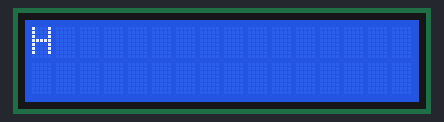
Recording of a sketch running on a simulated Arduino Uno, built with avr-gcc and run on an emulated ATmega328P. Parts: 16×2 character LCD.

Above: at 0.1 s.
At 1.1 s:
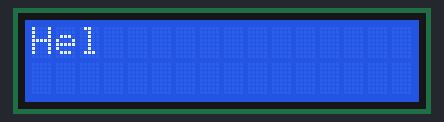
At 1.6 s:
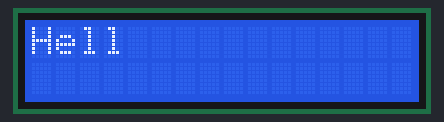
At 2.1 s:
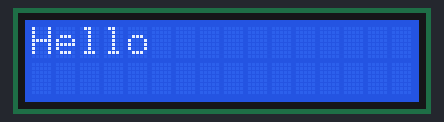
At 5.1 s:
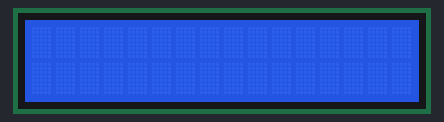
At 8.5 s:
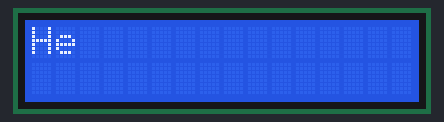

The sketch:

sketch_dec4a.ino
```cpp
#include <LiquidCrystal_I2C.h>
#include  <Wire.h>

LiquidCrystal_I2C lcd(0x27,  16, 2);

char Word[6] = {'H', 'e', 'l', 'l', 'o', '!'};

void setup() {
  // put your setup code here, to run once:
  lcd.init();
  lcd.backlight();
}

void loop() {
  // put your main code here, to run repeatedly:
  /*delay(1000);
  lcd.setCursor(0,0);
  lcd.print("Hello world!");*/
  for(int i = 0; i < sizeof(Word); i++)
  {
    lcd.setCursor(i, 0);
    lcd.print(Word[i]);
    delay(500);
  }
  delay(1000);
  for(int i = 0; i < 16; i++)
  {
    lcd.scrollDisplayLeft();
    delay(200);
  }
  lcd.clear();
  delay(700);
}
```

Measured:
- by itself, everything shown: repeats every 7.9 s, in 12 steps
- what the display in image 1 shows lasts 0.5 s, from 1.1 s to 1.6 s
- what the display in image 4 shows lasts 2.9 s, from 5.1 s to 8.0 s
